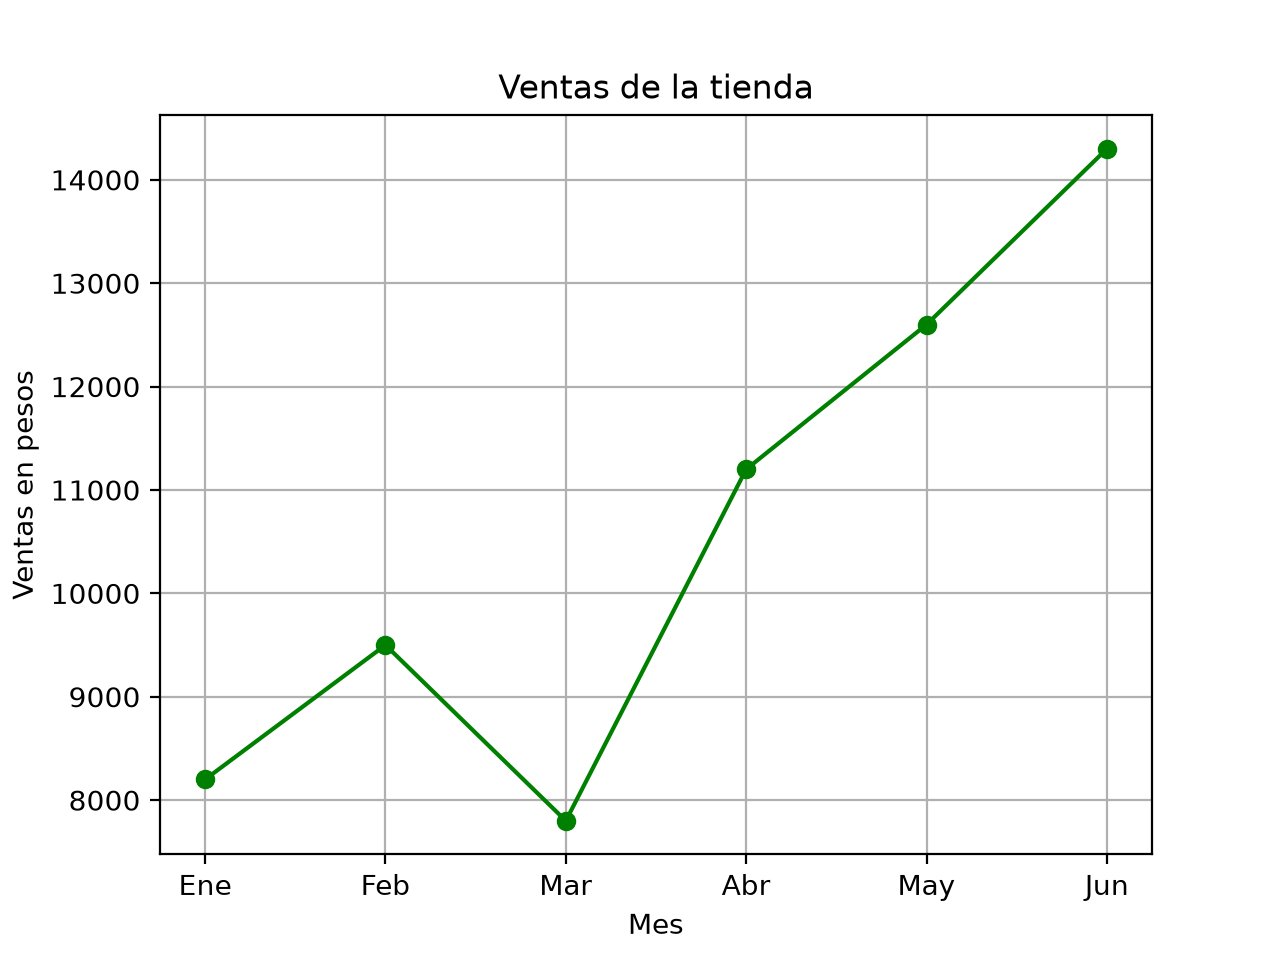

Recreate this plot in Python.
import matplotlib.pyplot as plt

meses = ["Ene", "Feb", "Mar", "Abr", "May", "Jun"]
ventas = [8200, 9500, 7800, 11200, 12600, 14300]

plt.plot(meses, ventas, marker="o", color="green")
plt.title("Ventas de la tienda")
plt.xlabel("Mes")
plt.ylabel("Ventas en pesos")
plt.grid(True)
plt.show()
